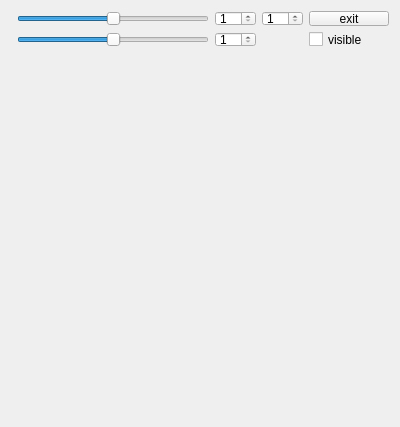
<?xml version="1.0" encoding="UTF-8"?>
<ui version="4.0">
 <class>Frame</class>
 <widget class="QWidget" name="Frame">
  <property name="geometry">
   <rect>
    <x>0</x>
    <y>0</y>
    <width>400</width>
    <height>427</height>
   </rect>
  </property>
  <property name="windowTitle">
   <string>Frame</string>
  </property>
  <layout class="QFormLayout" name="formLayout">
   <property name="fieldGrowthPolicy">
    <enum>QFormLayout::AllNonFixedFieldsGrow</enum>
   </property>
   <item row="0" column="1">
    <layout class="QGridLayout" name="gridLayout_2">
     <item row="0" column="3">
      <widget class="QPushButton" name="exitButton">
       <property name="text">
        <string>exit</string>
       </property>
      </widget>
     </item>
     <item row="0" column="2">
      <widget class="QSpinBox" name="ScaleZ">
       <property name="minimum">
        <number>1</number>
       </property>
      </widget>
     </item>
     <item row="1" column="1">
      <widget class="QSpinBox" name="ScaleY">
       <property name="minimum">
        <number>1</number>
       </property>
      </widget>
     </item>
     <item row="1" column="3">
      <widget class="QCheckBox" name="checkBox">
       <property name="text">
        <string>visible</string>
       </property>
      </widget>
     </item>
     <item row="0" column="1">
      <widget class="QSpinBox" name="ScaleX">
       <property name="minimum">
        <number>1</number>
       </property>
      </widget>
     </item>
     <item row="1" column="0">
      <widget class="QSlider" name="UpDown">
       <property name="minimum">
        <number>-100</number>
       </property>
       <property name="maximum">
        <number>100</number>
       </property>
       <property name="orientation">
        <enum>Qt::Horizontal</enum>
       </property>
      </widget>
     </item>
     <item row="0" column="0">
      <widget class="QSlider" name="LeftRight">
       <property name="minimum">
        <number>-100</number>
       </property>
       <property name="maximum">
        <number>100</number>
       </property>
       <property name="orientation">
        <enum>Qt::Horizontal</enum>
       </property>
      </widget>
     </item>
    </layout>
   </item>
   <item row="1" column="1">
    <spacer name="horizontalSpacer_2">
     <property name="orientation">
      <enum>Qt::Horizontal</enum>
     </property>
     <property name="sizeHint" stdset="0">
      <size>
       <width>198</width>
       <height>45</height>
      </size>
     </property>
    </spacer>
   </item>
  </layout>
 </widget>
 <layoutdefault spacing="6" margin="11"/>
 <resources/>
 <connections/>
</ui>
